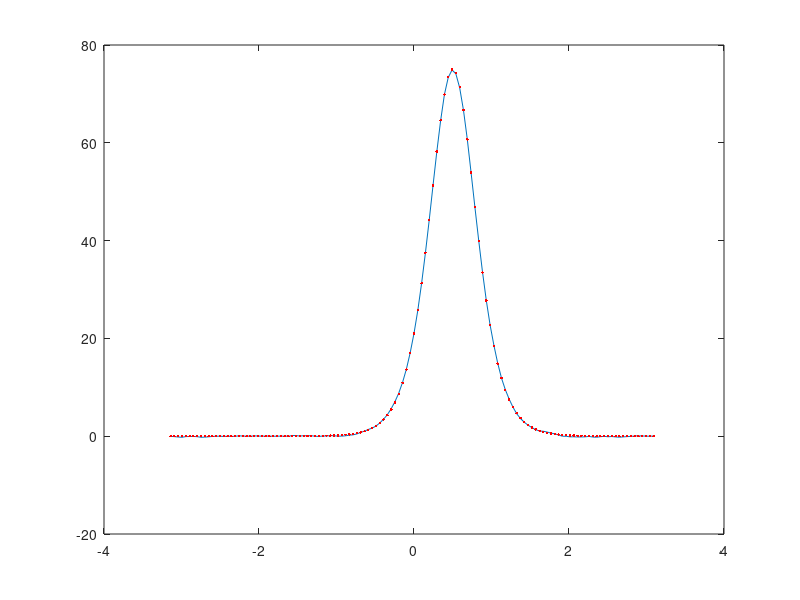

The MATLAB script that drew this image:
%%%%%%%%%%%%%%%%%%%%%%%%%%%%%%%%%%%%%%%%%%%%%%%%%%%%%%%%%%%%%%%%%%%%%%%%%%%
%-% ------------------------------------------------------------------- %-%
%-% Approximate the solution to the KdV equation u_t + uu_x + u_xxx = 0 %-%
%-% on the domain [-pi,pi] with periodic boundary conditions via a spe- %-%
%-% ctral modified exponential time differencing method with a (mETDR4) %-%
%-% time-stepping scheme.                                               %-%
%-% ------------------------------------------------------------------- %-%
%-% Author: Maurice S. Fabien, University of Washington (Jan-Jun 2014)  %-%
%-%                          , Rice University          (2014-    )     %-%
%-% Email : fabien@rice.edu                                             %-%
%-% GitHub: https://github.com/msfabien/                                %-%
%-% ------------------------------------------------------------------- %-%
%%%%%%%%%%%%%%%%%%%%%%%%%%%%%%%%%%%%%%%%%%%%%%%%%%%%%%%%%%%%%%%%%%%%%%%%%%%


function Code_Listing_2_4_4()
    clear all; close all; clc;
    N = 2^7; % Mesh refinement
    L = 2*pi; % Domain length
    dt = 0.4/N^2; h = dt; % Time step
    x = (L/N)*(-N/2:N/2-1)';
    x0 = -2; % Soliton initial position
    A = 5; % Soliton amplitude
    tf = 0.1; % Final time
    U = @(x,t) 3*A^2*sech(A*(x - x0)/2 - A^3*t/2).^2; %Exact solution
    u = U(x,0); % Initial condition
    UF = U(x,tf); % Final solution
    % Precompute mETDRK4 scalar quantities (due to Kassam-Trefethen):
    k = [0:N/2-1 0 -N/2+1:-1]'; % Wave numbers
    L = 1i*k.^3; % Fourier multipliers
    E = exp(h*L); E2 = exp(h*L/2);
    M = 64; % Number of points for complex means
    r = exp(2i*pi*((1:M)-0.5)/M); % Roots of unity
    LR = h*L(:,ones(M,1))+r(ones(N,1),:);
    Q = h*mean( (exp(LR/2)-1)./LR ,2);
    f1 = h*mean((-4-LR+exp(LR).*(4-3*LR+LR.^2))./LR.^3,2);
    f2 = h*mean( (4+2*LR+exp(LR).*(-4+2*LR))./LR.^3,2);
    f3 = h*mean((-4-3*LR-LR.^2+exp(LR).*(4-LR))./LR.^3,2);
    g = -.5i*k;
    % March forward in time via ETDRK4 formula (due to Cox-Matthews):
    v = fft(u);
    nmax = round(tf/dt); % Total timesteps
    for index = 1:nmax
        Nv = g.*fft(real(ifft(v)).^2);
        a = E2.*v+Q.*Nv; Na = g.*fft(real(ifft(a)).^2);
        b = E2.*v+Q.*Na; Nb = g.*fft(real(ifft(b)).^2);
        c = E2.*a+Q.*(2*Nb-Nv); Nc = g.*fft(real(ifft(c)).^2);
        v = E.*v+(Nv.*f1+(Na+Nb).*f2+Nc.*f3);
        u = real(ifft(v));
    end
    plot(x,u,x,UF,'r.'), norm(u - UF,inf)
end